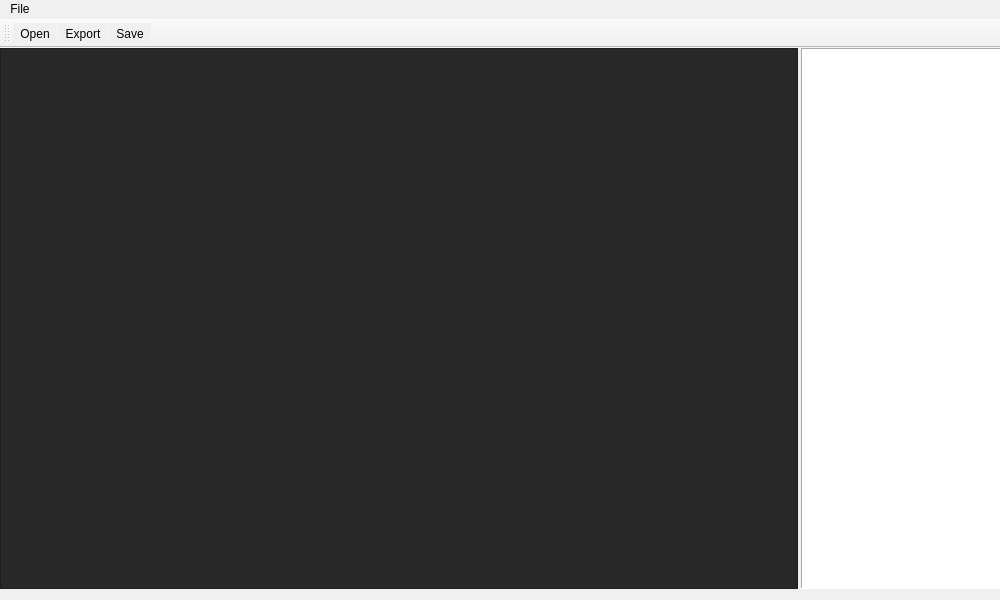
<?xml version="1.0" encoding="UTF-8"?>
<ui version="4.0">
 <class>MainWindow</class>
 <widget class="QMainWindow" name="MainWindow">
  <property name="geometry">
   <rect>
    <x>0</x>
    <y>0</y>
    <width>1000</width>
    <height>600</height>
   </rect>
  </property>
  <property name="windowTitle">
   <string>MainWindow</string>
  </property>
  <property name="autoFillBackground">
   <bool>false</bool>
  </property>
  <property name="styleSheet">
   <string notr="true">background-color: rgb(240, 240, 240);</string>
  </property>
  <widget class="QWidget" name="centralwidget">
   <widget class="QWidget" name="">
    <property name="geometry">
     <rect>
      <x>0</x>
      <y>0</y>
      <width>1001</width>
      <height>541</height>
     </rect>
    </property>
    <layout class="QHBoxLayout" name="horizontalLayout" stretch="0,0">
     <property name="spacing">
      <number>3</number>
     </property>
     <property name="sizeConstraint">
      <enum>QLayout::SetDefaultConstraint</enum>
     </property>
     <property name="leftMargin">
      <number>0</number>
     </property>
     <property name="topMargin">
      <number>0</number>
     </property>
     <property name="rightMargin">
      <number>0</number>
     </property>
     <property name="bottomMargin">
      <number>0</number>
     </property>
     <item>
      <widget class="QFrame" name="frameDisplay">
       <property name="sizePolicy">
        <sizepolicy hsizetype="Preferred" vsizetype="Expanding">
         <horstretch>200</horstretch>
         <verstretch>0</verstretch>
        </sizepolicy>
       </property>
       <property name="styleSheet">
        <string notr="true">background-color: rgb(40, 40, 40);</string>
       </property>
       <property name="frameShape">
        <enum>QFrame::StyledPanel</enum>
       </property>
       <property name="frameShadow">
        <enum>QFrame::Raised</enum>
       </property>
      </widget>
     </item>
     <item>
      <widget class="QFrame" name="frameImgBrowser">
       <property name="sizePolicy">
        <sizepolicy hsizetype="Fixed" vsizetype="Preferred">
         <horstretch>200</horstretch>
         <verstretch>0</verstretch>
        </sizepolicy>
       </property>
       <property name="minimumSize">
        <size>
         <width>200</width>
         <height>0</height>
        </size>
       </property>
       <property name="styleSheet">
        <string notr="true">background-color: rgb(255, 255, 255);</string>
       </property>
       <property name="frameShape">
        <enum>QFrame::Panel</enum>
       </property>
       <property name="frameShadow">
        <enum>QFrame::Sunken</enum>
       </property>
       <property name="lineWidth">
        <number>1</number>
       </property>
      </widget>
     </item>
    </layout>
   </widget>
  </widget>
  <widget class="QMenuBar" name="menubar">
   <property name="geometry">
    <rect>
     <x>0</x>
     <y>0</y>
     <width>1000</width>
     <height>21</height>
    </rect>
   </property>
   <widget class="QMenu" name="menuFile">
    <property name="title">
     <string>File</string>
    </property>
    <addaction name="actionOpen"/>
    <addaction name="actionExport"/>
    <addaction name="actionSave"/>
    <addaction name="actionExit"/>
   </widget>
   <addaction name="menuFile"/>
  </widget>
  <widget class="QToolBar" name="toolBar">
   <property name="windowTitle">
    <string>toolBar</string>
   </property>
   <attribute name="toolBarArea">
    <enum>TopToolBarArea</enum>
   </attribute>
   <attribute name="toolBarBreak">
    <bool>false</bool>
   </attribute>
   <addaction name="actionTBOpen"/>
   <addaction name="actionTBExport"/>
   <addaction name="actionTBSave"/>
  </widget>
  <action name="actionOpen">
   <property name="text">
    <string>Open</string>
   </property>
  </action>
  <action name="actionExport">
   <property name="text">
    <string>Export</string>
   </property>
  </action>
  <action name="actionSave">
   <property name="text">
    <string>Save</string>
   </property>
  </action>
  <action name="actionExit">
   <property name="text">
    <string>Exit</string>
   </property>
  </action>
  <action name="actionTBOpen">
   <property name="icon">
    <iconset>
     <normaloff>../icons/win7/folder/1639.ico</normaloff>../icons/win7/folder/1639.ico</iconset>
   </property>
   <property name="text">
    <string>Open</string>
   </property>
   <property name="shortcut">
    <string>Ctrl+O</string>
   </property>
  </action>
  <action name="actionTBExport">
   <property name="icon">
    <iconset>
     <normaloff>../icons/win7/export/1279.ico</normaloff>../icons/win7/export/1279.ico</iconset>
   </property>
   <property name="text">
    <string>Export</string>
   </property>
   <property name="shortcut">
    <string>Ctrl+Shift+E</string>
   </property>
  </action>
  <action name="actionTBSave">
   <property name="icon">
    <iconset>
     <normaloff>../icons/win7/save/1999.ico</normaloff>../icons/win7/save/1999.ico</iconset>
   </property>
   <property name="text">
    <string>Save</string>
   </property>
   <property name="shortcut">
    <string>Ctrl+S</string>
   </property>
  </action>
 </widget>
 <resources/>
 <connections/>
</ui>
